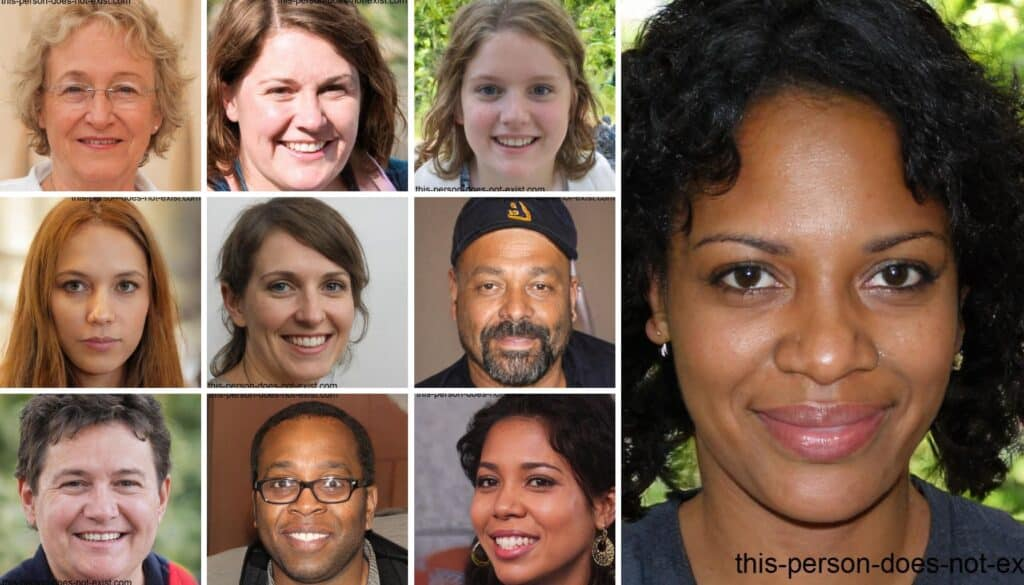
#> input picture reconhecimentoFacialAula14/pessoas.jpg, 1024 x 585 px
$ python detectarRostos.py
#> lines starting #> are read from the running program, lines starting #| are printed output that depends on the picture; after the words box and inside, x2 and y2 are one past the last pixel; in counts of white or black regions, pixels touching at a corner belong together
import cv2

#Capturando uma imagem
imagem = cv2.imread("pessoas.jpg")
#> imagem is the input picture: shape (585, 1024, 3); mean B, G, R 82.8, 100, 126.5

cv2.imshow("pessoas", imagem)

#Carregar caracteristicas do arquivo
cascadFace = cv2.CascadeClassifier('haarcascade_frontalface_default.xml')

#Converter a imagem para tons de cinza
imagemPretoBraco = cv2.cvtColor(imagem, cv2.COLOR_BGR2GRAY)
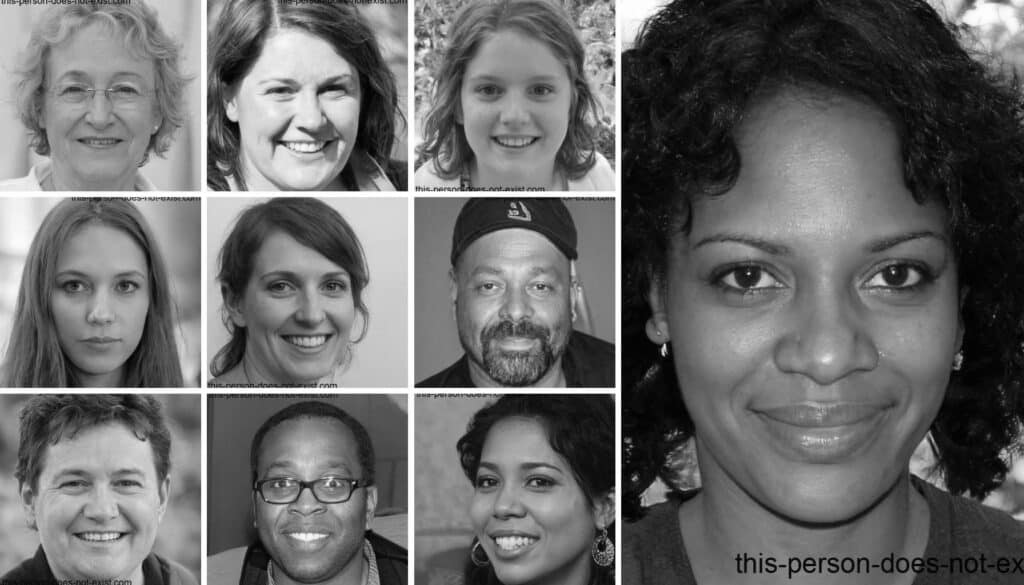
#> imagemPretoBraco: shape (585, 1024); min 0, max 255, mean 106

#Verificar se a imagem esta preta e branca
cv2.imshow("imagemPretoBraco", imagemPretoBraco)

#Detectando rostos e desenhando um quadrado
faces = cascadFace.detectMultiScale(imagemPretoBraco, scaleFactor=1.3, minNeighbors=5, minSize=(30,30))
#> faces = [[239, 234, 137, 137], [30, 39, 135, 135], [231, 33, 147, 147], [444, 37, 139, 139], [35, 236, 132, 132], [445, 229, 142, 142], [448, 427, 137, 137], [241, 432, 132, 132], [27, 425, 144, 144], [656, 156, 321, 321]]

for (x, y, w, h) in faces:
    cv2.rectangle(imagem, (x,y), (x+w, y+h), (000, 255, 000), 2)
#> this loop made 10 passes
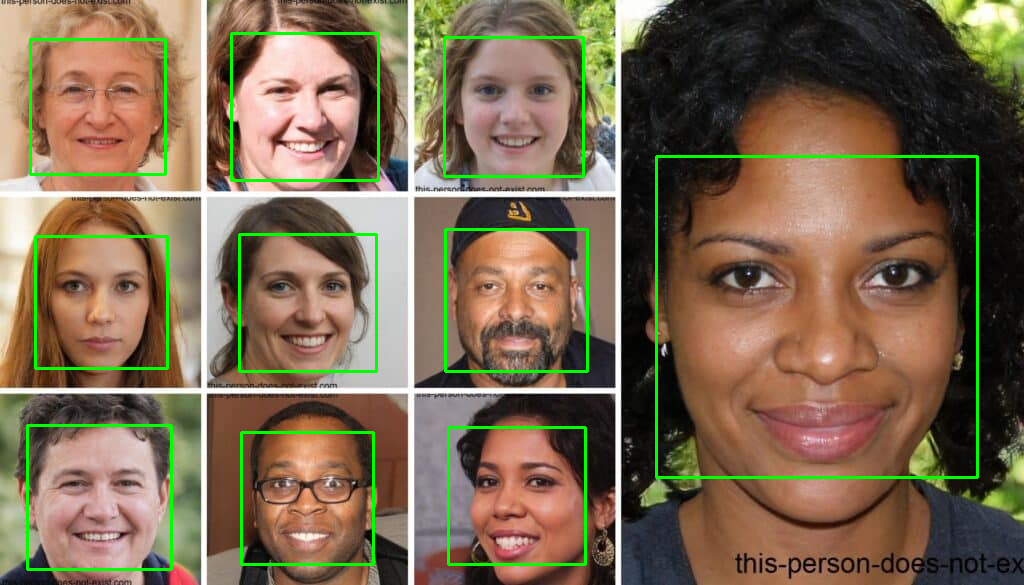
#> imagem: shape (585, 1024, 3); 3.13% of pixels changed, all inside (x1, y1, x2, y2) = (26, 32, 979, 571)
cv2.imshow("resultado",imagem)


cv2.waitKey(0)
cv2.destroyAllWindows()

$ run again, with reconhecimentoFacialAula14/selecao.jpg copied over reconhecimentoFacialAula14/pessoas.jpg
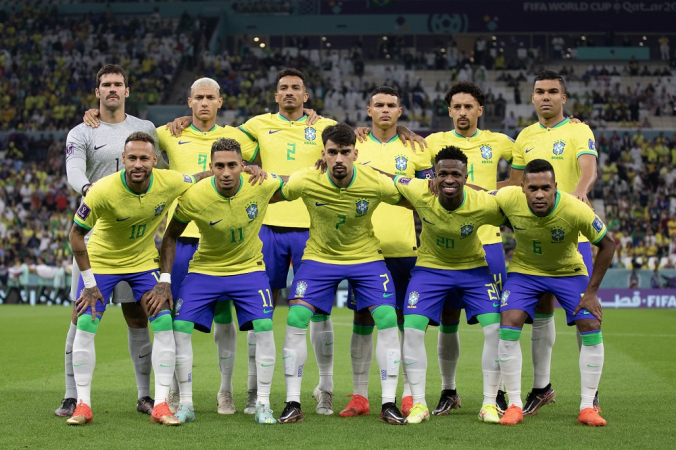
#> input picture reconhecimentoFacialAula14/selecao.jpg, 676 x 450 px
#> imagem is the input picture: shape (450, 676, 3); mean B, G, R 79.6, 107.3, 102.2
#> `imagemPretoBraco = cv2.cvtColor(imagem, cv2.COLOR_BGR2GRAY)`:
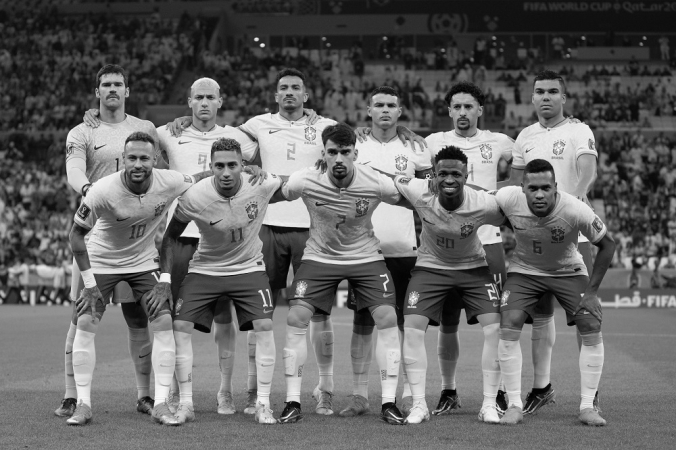
#> imagemPretoBraco: shape (450, 676); min 0, max 250, mean 102.6
#> faces = [[183, 80, 45, 45], [444, 93, 36, 36], [516, 171, 47, 47]]
#> the loop `for (x, y, w, h) in faces:` made 3 passes
#> after the loop `for (x, y, w, h) in faces:`:
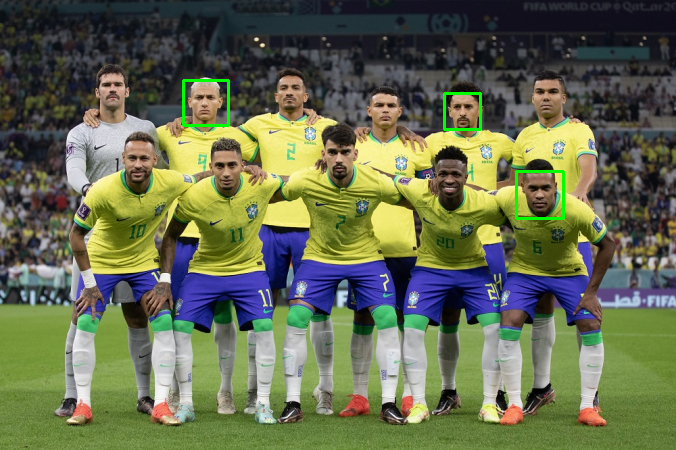
#> imagem: shape (450, 676, 3); 0.5% of pixels changed, all inside (x1, y1, x2, y2) = (182, 79, 565, 220)
